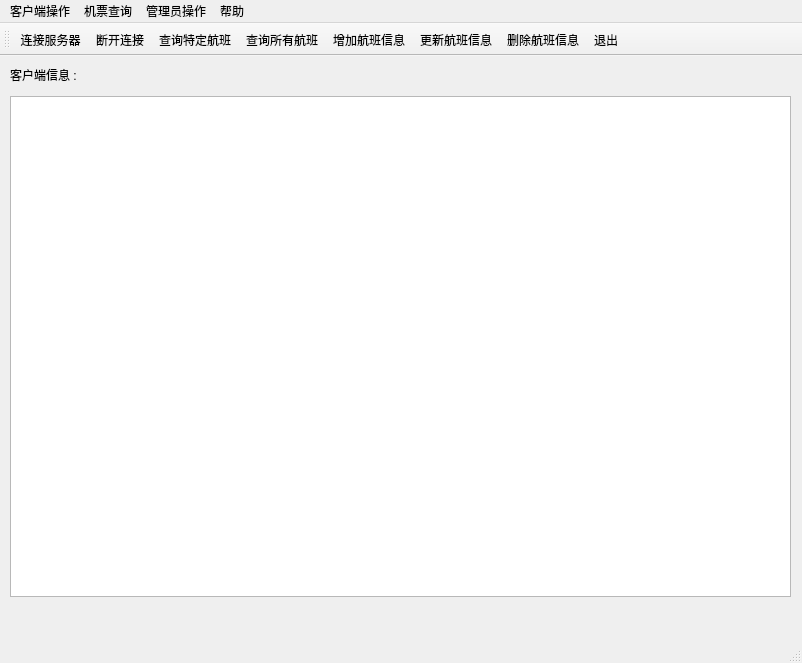
<?xml version="1.0" encoding="UTF-8"?>
<ui version="4.0">
 <class>MainWindow</class>
 <widget class="QMainWindow" name="MainWindow">
  <property name="geometry">
   <rect>
    <x>0</x>
    <y>0</y>
    <width>802</width>
    <height>663</height>
   </rect>
  </property>
  <property name="windowTitle">
   <string>TicketingSystem_Admin</string>
  </property>
  <widget class="QWidget" name="centralwidget">
   <widget class="QTextBrowser" name="textBrowser">
    <property name="geometry">
     <rect>
      <x>10</x>
      <y>40</y>
      <width>781</width>
      <height>501</height>
     </rect>
    </property>
   </widget>
   <widget class="QLabel" name="label">
    <property name="geometry">
     <rect>
      <x>10</x>
      <y>10</y>
      <width>91</width>
      <height>17</height>
     </rect>
    </property>
    <property name="text">
     <string>客户端信息 :</string>
    </property>
   </widget>
  </widget>
  <widget class="QMenuBar" name="menubar">
   <property name="geometry">
    <rect>
     <x>0</x>
     <y>0</y>
     <width>802</width>
     <height>28</height>
    </rect>
   </property>
   <widget class="QMenu" name="menu_func">
    <property name="title">
     <string>客户端操作</string>
    </property>
    <addaction name="action_connect"/>
    <addaction name="action_disconnect"/>
    <addaction name="action_buyticket"/>
    <addaction name="action_exit"/>
   </widget>
   <widget class="QMenu" name="menu_inquire">
    <property name="title">
     <string>机票查询</string>
    </property>
    <addaction name="action_inquireone"/>
    <addaction name="action_inquireall"/>
   </widget>
   <widget class="QMenu" name="menu_help">
    <property name="title">
     <string>帮助</string>
    </property>
    <addaction name="action_show"/>
    <addaction name="action_about"/>
   </widget>
   <widget class="QMenu" name="menu_admin">
    <property name="title">
     <string>管理员操作</string>
    </property>
    <addaction name="action_add"/>
    <addaction name="action_update"/>
    <addaction name="action_delete"/>
   </widget>
   <addaction name="menu_func"/>
   <addaction name="menu_inquire"/>
   <addaction name="menu_admin"/>
   <addaction name="menu_help"/>
  </widget>
  <widget class="QStatusBar" name="statusbar"/>
  <widget class="QToolBar" name="toolBar">
   <property name="windowTitle">
    <string>toolBar</string>
   </property>
   <attribute name="toolBarArea">
    <enum>TopToolBarArea</enum>
   </attribute>
   <attribute name="toolBarBreak">
    <bool>false</bool>
   </attribute>
   <addaction name="action_connect"/>
   <addaction name="action_disconnect"/>
   <addaction name="action_inquireone"/>
   <addaction name="action_inquireall"/>
   <addaction name="action_add"/>
   <addaction name="action_update"/>
   <addaction name="action_delete"/>
   <addaction name="action_exit"/>
  </widget>
  <action name="action_connect">
   <property name="icon">
    <iconset resource="Icon.qrc">
     <normaloff>:/source/images/connect.png</normaloff>:/source/images/connect.png</iconset>
   </property>
   <property name="text">
    <string>连接服务器</string>
   </property>
  </action>
  <action name="action_disconnect">
   <property name="icon">
    <iconset resource="Icon.qrc">
     <normaloff>:/source/images/scissors.png</normaloff>:/source/images/scissors.png</iconset>
   </property>
   <property name="text">
    <string>断开连接</string>
   </property>
  </action>
  <action name="action_exit">
   <property name="icon">
    <iconset resource="Icon.qrc">
     <normaloff>:/source/images/power-off.png</normaloff>:/source/images/power-off.png</iconset>
   </property>
   <property name="text">
    <string>退出</string>
   </property>
  </action>
  <action name="action_inquireone">
   <property name="icon">
    <iconset resource="Icon.qrc">
     <normaloff>:/source/images/download.png</normaloff>:/source/images/download.png</iconset>
   </property>
   <property name="text">
    <string>查询特定航班</string>
   </property>
  </action>
  <action name="action_inquireall">
   <property name="icon">
    <iconset resource="Icon.qrc">
     <normaloff>:/source/images/download.png</normaloff>:/source/images/download.png</iconset>
   </property>
   <property name="text">
    <string>查询所有航班</string>
   </property>
  </action>
  <action name="action_show">
   <property name="text">
    <string>显示内容</string>
   </property>
  </action>
  <action name="action_about">
   <property name="text">
    <string>关于</string>
   </property>
  </action>
  <action name="action_add">
   <property name="icon">
    <iconset resource="Icon.qrc">
     <normaloff>:/source/images/add.png</normaloff>:/source/images/add.png</iconset>
   </property>
   <property name="text">
    <string>增加航班信息</string>
   </property>
  </action>
  <action name="action_update">
   <property name="icon">
    <iconset resource="Icon.qrc">
     <normaloff>:/source/images/update.png</normaloff>:/source/images/update.png</iconset>
   </property>
   <property name="text">
    <string>更新航班信息</string>
   </property>
  </action>
  <action name="action_delete">
   <property name="icon">
    <iconset resource="Icon.qrc">
     <normaloff>:/source/images/delete.png</normaloff>:/source/images/delete.png</iconset>
   </property>
   <property name="text">
    <string>删除航班信息</string>
   </property>
  </action>
  <action name="action_buyticket">
   <property name="icon">
    <iconset resource="Icon.qrc">
     <normaloff>:/source/images/folder.png</normaloff>:/source/images/folder.png</iconset>
   </property>
   <property name="text">
    <string>购买机票</string>
   </property>
  </action>
 </widget>
 <resources>
  <include location="Icon.qrc"/>
 </resources>
 <connections/>
</ui>
